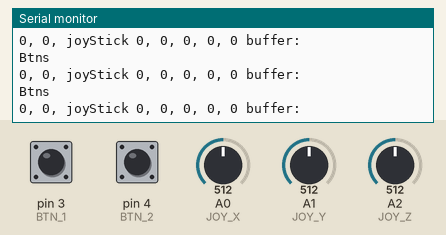
Simulated run of this sketch. Board: Arduino Uno, built with avr-gcc and run on an emulated ATmega328P. Parts: the last lines printed to the serial monitor. The test bench sets the inputs (shaded band); at power-on: A1 (JOY_Y) = 512, A2 (JOY_Z) = 512, pin 3 (BTN_1) LOW, pin 4 (BTN_2) LOW, A0 (JOY_X) = 512.

Above: at 1.2 s.
1.3 s: A1 (JOY_Y) set to 90
At 2.1 s:
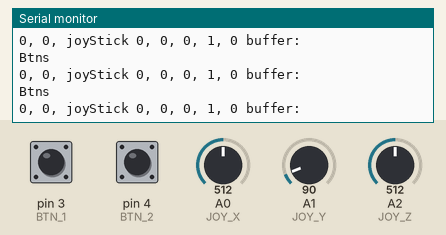
2.8 s: A2 (JOY_Z) set to 0
At 3.8 s:
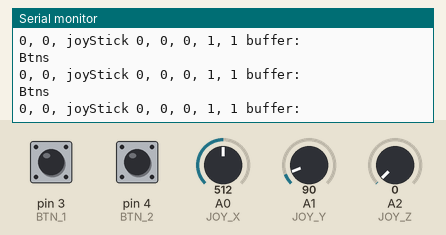
4.3 s: pin 3 (BTN_1) pulled HIGH for 0.15 s
5.9 s: pin 4 (BTN_2) pulled HIGH for 0.15 s
7.5 s: A1 (JOY_Y) set to 110
At 8.2 s:
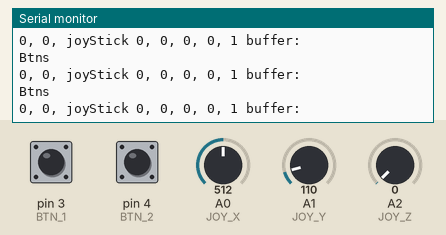

The sketch:

controller.ino
```cpp
#define BTN_1 3
#define BTN_2 4
#define BT_TX 8
#define BT_RX 9
#define JOY_X A0
#define JOY_Y A1
#define JOY_Z A2

#include <stdio.h>
#include <SoftwareSerial.h>
SoftwareSerial BTSerial(BT_RX, BT_TX);

int led = 0;
int joyX, joyY, joyZ;
int top, right, bottom, left, button;
int btn_1, btn_2;

char commandBufferChar[10];

const int stickThresholdHigh = 1023 - 100;
const int stickThresholdLow = 100;
const int stickButtonThreshold = 10;

void setup()
{
  pinMode(BTN_1, INPUT);
  pinMode(BTN_2, INPUT);
  Serial.begin(38400);
  BTSerial.begin(38400);
}

void loop()
{
  led = 0;
  top = 0;
  bottom = 0;
  right = 0;
  left = 0;
  button = 0;

  joyX = analogRead(JOY_X);
  joyY = analogRead(JOY_Y);
  joyZ = analogRead(JOY_Z);

  btn_1 = digitalRead(BTN_1);
  btn_2 = digitalRead(BTN_2);

  if (btn_2)
    bottom = 1;
  if (btn_1)
    top = 1;
  if (joyY < stickThresholdLow)
    left = 1;
  if (stickThresholdHigh < joyY)
    right = 1;
  if (joyZ < stickButtonThreshold)
    button = 1;

  int commandBuffer = 0;
  if (top)
    commandBuffer += (1 << 0);
  if (right)
    commandBuffer += (1 << 1);
  if (bottom)
    commandBuffer += (1 << 2);
  if (left)
    commandBuffer += (1 << 3);
  if (button)
    commandBuffer += (1 << 4);
  BTSerial.write(commandBuffer);

  Serial.println("Btns ");
  Serial.print(btn_1);
  Serial.print(", ");
  Serial.print(btn_2);
  Serial.print(", joyStick ");
  Serial.print(top);
  Serial.print(", ");
  Serial.print(right);
  Serial.print(", ");
  Serial.print(bottom);
  Serial.print(", ");
  Serial.print(left);
  Serial.print(", ");
  Serial.print(button);
  Serial.print(" buffer: ");
  Serial.print(commandBufferChar);
  Serial.println();
}
```

Measured:
- after the input at 1.3 s, the serial monitor: prints a new line at once (image 1)
- after the input at 2.8 s, the serial monitor: prints a new line at once (image 2)
- after the input at 7.5 s, the serial monitor: prints a new line at once (image 3)
